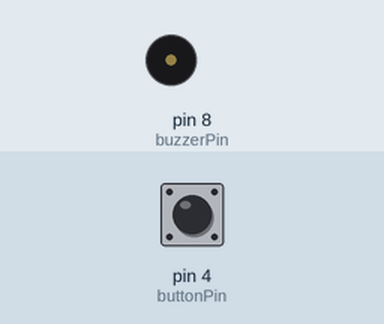
A sketch run on a simulated Arduino Uno, built with avr-gcc and run on an emulated ATmega328P. Parts: buzzer (waves = sounding). The inputs (shaded band) are chosen by the test bench; at power-on: pin 4 (buttonPin) LOW.

Above: at 1.2 s.
1.3 s: pin 4 (buttonPin) pulled HIGH for 0.15 s
At 2.5 s:
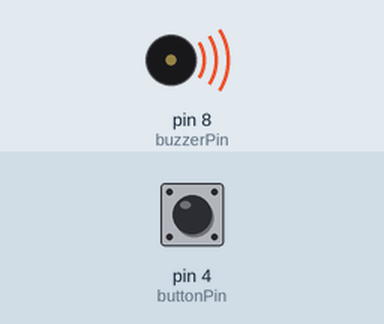
Timing chart, 0 to 7.8 s (numbered marks = the images above; inputs shaded):
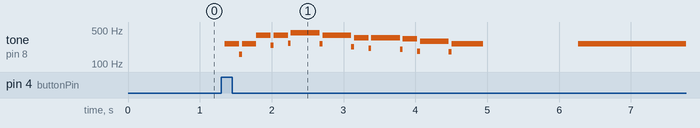

Measured:
- after the input at 1.3 s, tone on pin 8 (buzzerPin): plays 261 Hz for 0.20 s, 158 Hz for 0.04 s, 261 Hz for 0.20 s, 391 Hz for 0.20 s, 241 Hz for 0.04 s, 391 Hz for 0.20 s … (21 notes in this stretch), starting after 0.05 s

The sketch:

door_music.ino
```cpp
int buttonPin = 4;
int buzzerPin = 8;
int length = 40; // the number of notes
char notes[] = "ccggaagffeeddc "; // a space represents a rest
int beats[] = { 1,1,1,1,1,1,2,1,1,1,1,1,1,2,4 };
int tempo = 300;
void playTone(int tone, int duration) {
 for (long i = 0; i < duration * 700L; i += tone * 2) {
 digitalWrite(buzzerPin, HIGH);
 delayMicroseconds(tone);
 digitalWrite(buzzerPin, LOW);
 delayMicroseconds(tone);
 }
}
void playNote(char note, int duration) {
 char names[] = { 'c', 'd', 'e', 'f', 'g', 'a', 'b', 'C' };
 int tones[] = { 1915, 1700, 1519, 1432, 1275, 1136, 1014, 956 };

 // play the tone corresponding to the note name
// Copyright by Seeedstudio
 for (int i = 0; i < 8; i++) {
 if (names[i] == note) {
 playTone(tones[i], duration);
 }
 }
}
void setup() {
 pinMode(buzzerPin, OUTPUT);
 pinMode(buttonPin,INPUT);
}
void loop() {
 if(digitalRead(buttonPin))
 {
 for (int i = 0; i < length; i++) {
 if (notes[i] == ' ') {
 delay(beats[i] * tempo); // rest
 } else {
 playNote(notes[i], beats[i] * tempo);
 }

 // pause between notes
 delay(tempo / 20);
 }
 }
}
```
